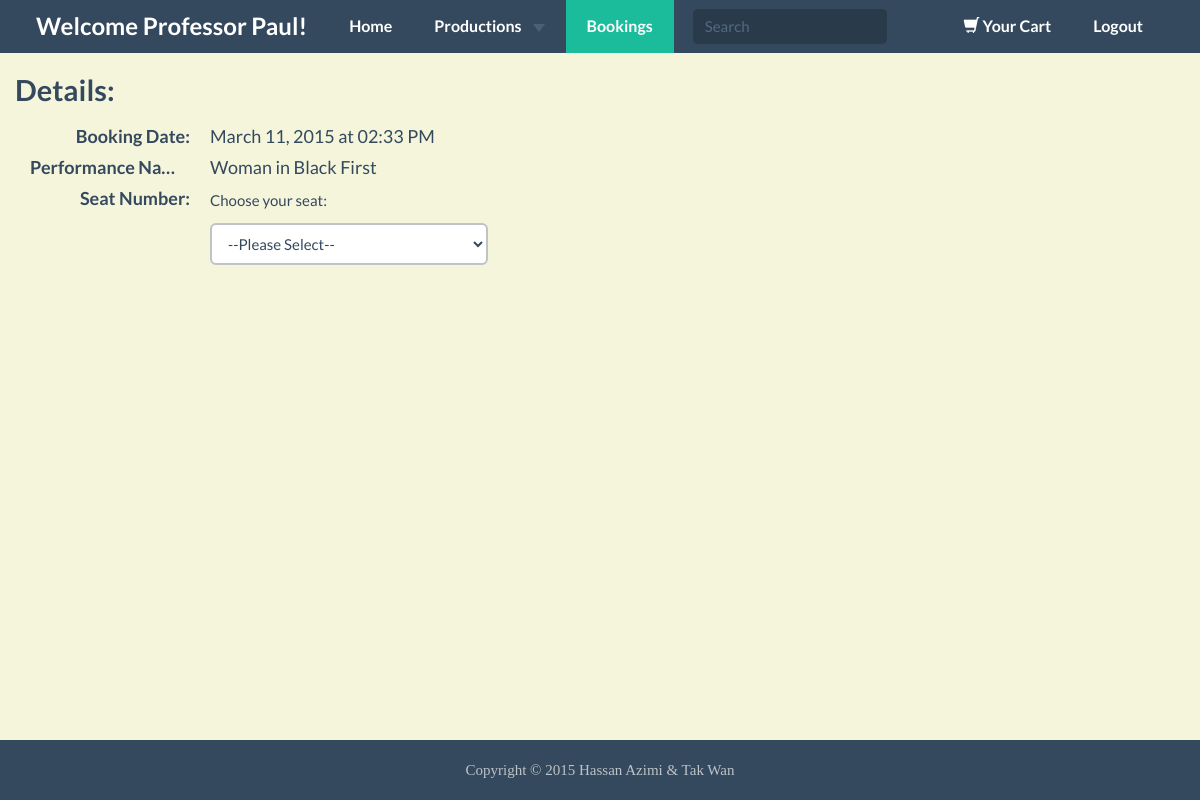
Page /buy_ticket.php?booking=31&performance=15 (signed in) on the committed database.
### tables this page shows
CREATE TABLE IF NOT EXISTS `Booking` (
  `booking_id` int(11) NOT NULL auto_increment,
  `customer_id` int(11) NOT NULL,
  `performance_id` int(11) default NULL,
  `booking_date` timestamp NOT NULL default CURRENT_TIMESTAMP,
  `status` tinyint(1) NOT NULL default '0',
  `purchased` tinyint(1) NOT NULL default '0',
  PRIMARY KEY  (`booking_id`),
  KEY `customer_id` (`customer_id`)
);

CREATE TABLE IF NOT EXISTS `Performance` (
  `performance_id` int(11) NOT NULL auto_increment,
  `production_id` int(11) NOT NULL,
  `performance_name` varchar(50) NOT NULL,
  `details` text,
  PRIMARY KEY  (`performance_id`),
  KEY `production_id` (`production_id`)
);

### includes/functions.php (called while the page is built, shortened)
<?php
function datetime_to_text($datetime = "") {
	$unixdatetime = strtotime($datetime);
	return strftime("%B %d, %Y at %I:%M %p", $unixdatetime);
}
function find_all_productions() {
	global $connection;
	$query          = "SELECT * FROM Production ORDER BY production_id ASC";
	$production_set = mysqli_query($connection, $query);
	return $production_set;
}
function find_performances_for_production($production_id) {
	global $connection;
	$safe_production_id = mysqli_real_escape_string($connection, $production_id);
	$query              = "SELECT * FROM Performance WHERE production_id = {$safe_production_id} ORDER BY performance_name ASC";
	$performance_set    = mysqli_query($connection, $query);
	return $performance_set;
}
function find_cart_for_customer($customer_id) {
	global $connection;
	$safe_customer_id = mysqli_real_escape_string($connection, $customer_id);
	$query            = "SELECT * FROM Cart WHERE customer_id = {$safe_customer_id} ORDER BY id ASC";
	$cart_set         = mysqli_query($connection, $query);
	return $cart_set;
}
function find_booking_by_id($id) {
	global $connection;
	$safe_id     = mysqli_real_escape_string($connection, $id);
	$query       = "SELECT * FROM Booking WHERE booking_id = {$safe_id} LIMIT 1";
	$booking_set = mysqli_query($connection, $query);
	if($booking = mysqli_fetch_assoc($booking_set)) {
		return $booking;
	} else {
		return NULL;
	}
}
function member_navigation($production_array, $performance_array) {
	$output         = "<ul class='dropdown-menu' role='menu'>";
	$production_set = find_all_productions();
	while($production = mysqli_fetch_assoc($production_set)) {
		$output .= "<li";
		$output .= ">";
		$output .= "<a ";
		$performance_set = find_performances_for_production($production["production_id"]);
		if(mysqli_num_rows($performance_set) != 0) {
			$output .= " class='trigger right-caret'";
		} else {
			$output .= " href='#' ";
			$output .= "  data-toggle='modal' data-target='.noProduction' ";
		}
		$output .= ">";
		$output .= htmlentities($production["production_name"]);
		$output .= "</a>";
		$output .= "<ul class='dropdown-menu sub-menu'>";
		while($performance = mysqli_fetch_assoc($performance_set)) {
			$output .= "<li";
			if($performance_array && $performance["performance_id"] == $performance_array["performance_id"]) {
				$output .= " class='active'";
			}
			$output .= ">";
			$output .= "<a href='customer.php?performance=";
			$output .= urlencode($performance["performance_id"]);
			$output .= "'>";
			$output .= htmlentities($performance["performance_name"]);
			$output .= "</a></li>";
		}
		$output .= "</ul>";
		$output .= "</li>";
	}
	$output .= "</ul>";
	return $output;
}

### www/buy_ticket.php (the view, shortened to what this page needs)
<?php require_once("../includes/db_connection.php"); ?>
<?php require_once("../includes/functions.php"); ?>
<?php $cart_set = find_cart_for_customer($_SESSION["customer_id"]); ?>
<?php $booking_set = find_booking_for_customer($_SESSION["customer_id"]); ?>
<?php
$booking_id     = $_GET["booking"];
$performance_id = $_GET["performance"];
$booking        = find_booking_by_id($booking_id);
$performance    = find_performance_by_id($performance_id);
?>
<?php include("../includes/layouts/header.php"); ?>
<nav class="navbar navbar-inverse navbar-fixed-top">
	<section class="container">
		<div class="navbar-header">
			<a class="navbar-brand" href="customer.php">Welcome <?php echo $_SESSION["customer_name"]; ?>!</a>
		</div>
		<div id="navbar" class="collapse navbar-collapse">
			<ul class="nav navbar-nav">
				<li><a href="customer.php">Home</a></li>
				<li class="dropdown">
					<a href="#" class="dropdown-toggle" data-toggle="dropdown" role="button" aria-expanded="false">Productions
						<span class="caret"></span></a>
					<?php
					echo member_navigation($current_production, $current_performance);
					?>
				</li>
				<?php if(mysqli_num_rows($booking_set) == 0): ?>
					<li class="active">
						<a href="" data-toggle="modal" data-target=".nobooking">Bookings</a>
					</li>
				<?php else: ?>
					<li class="active"><a href="customer_bookings.php">Bookings</a></li>
				<?php endif; ?>
			</ul>
			<form action="search.php" method="get" class="navbar-form navbar-left" role="search" name="q" size="30" maxlength="50">
				<div class="form-group">
					<input type="text" class="form-control" placeholder="Search">
				</div>
			</form>
			<ul class="nav navbar-nav pull-right">
				<?php if(mysqli_num_rows($cart_set) == 0): ?>
					<li>
						<a href="" data-toggle="modal" data-target=".emptycart"><span class="glyphicon glyphicon-shopping-cart"></span>
							Your Cart</a>
					</li>
				<?php else: ?>
					<li><a href="customer_cart.php"><span class="glyphicon glyphicon-shopping-cart"></span>Your Cart</a>
					</li>
				<?php endif; ?>
				<li><a href="logout.php">Logout</a></li>
			</ul>
		</div>
	</section>
</nav>
<section class="container">
	<div class="row">
		<h4>Details:</h4>
		<section class="main col-lg-5">
			<dl class="dl-horizontal">
				<dt>Booking Date:</dt>
				<dd><?php echo datetime_to_text(htmlentities($booking["booking_date"])); ?></dd>
				<dt>Performance Name:</dt>
				<dd><?php echo htmlentities($performance["performance_name"]); ?></dd>
				<dt>Seat Number:</dt>
				<dd>
					<form action="buy_ticket.php?booking=<?php echo urldecode($booking["booking_id"]); ?>&performance=<?php echo urldecode($performance["performance_id"]); ?>" method="POST" role="form">
						<div class="form-group">
							<label for="seat">Choose your seat:</label>
							<select name="seat" id="seat" class="form-control" required>
								<option value="" disabled selected>--Please Select--</option>
							</select>
						</div>
					</form>
				</dd>
			</dl>
		</section>
	</div>
</section>
<?php include("../includes/layouts/footer.php"); ?>

### www/css/custom.css (style rules this page uses)
html { position : relative; min-height : 100%; }
body { margin-bottom : 60px; background-color : #F5F5DC; }
body > .container { padding : 60px 15px; }
ul, li { line-height : 20px; font-size : 15px; }

### rows in the picture
booking: booking_date "March 11, 2015 at 02:33 PM"
performance: performance_name "Woman in Black First"

### other values in the picture
$_SESSION["customer_name"] "Professor Paul"
